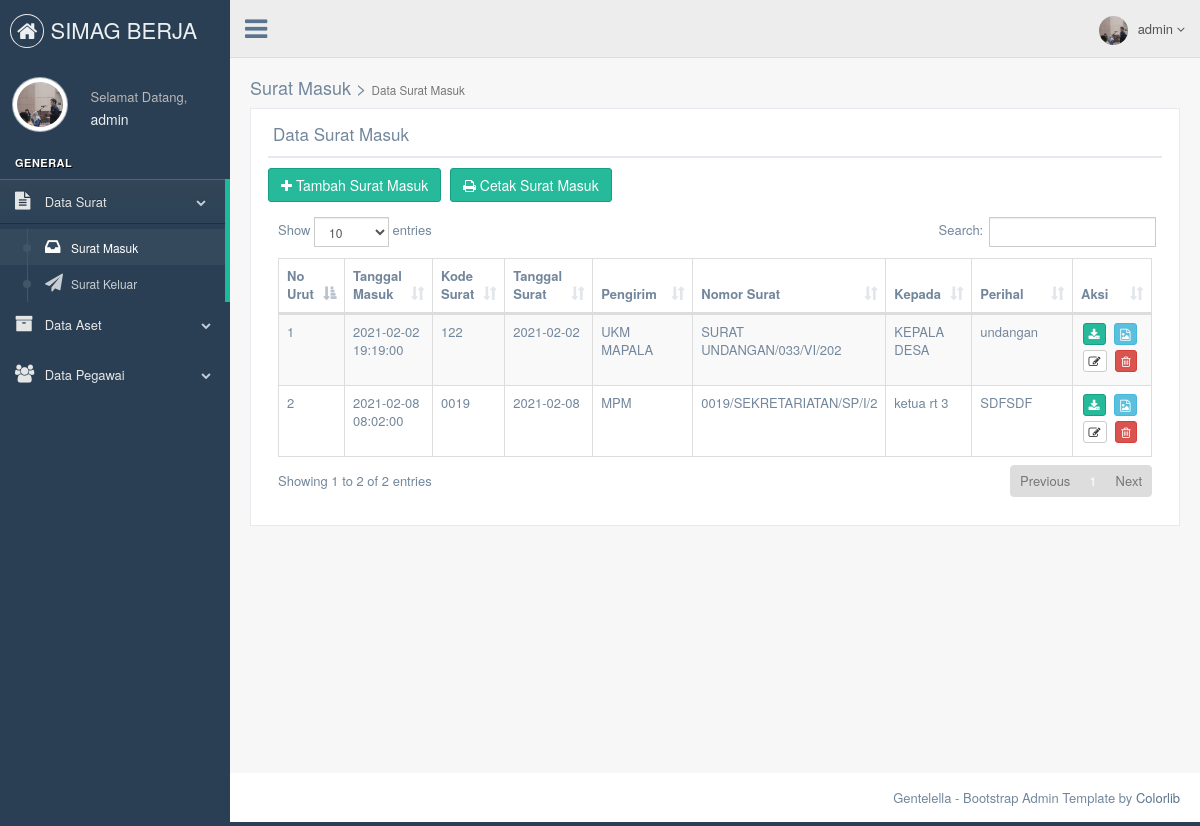
Screenshot of /admin/datasuratmasuk.php (signed in) with the database file from the repository.
### tables this page shows
CREATE TABLE `tb_suratmasuk` (
  `id_suratmasuk` int(11) NOT NULL,
  `tanggalmasuk_suratmasuk` datetime NOT NULL DEFAULT current_timestamp(),
  `kode_suratmasuk` varchar(10) NOT NULL,
  `nomorurut_suratmasuk` varchar(7) NOT NULL,
  `nomor_suratmasuk` varchar(25) NOT NULL,
  `tanggalsurat_suratmasuk` date NOT NULL,
  `pengirim` varchar(255) NOT NULL,
  `kepada_suratmasuk` varchar(255) NOT NULL,
  `perihal_suratmasuk` text NOT NULL,
  `file_suratmasuk` varchar(255) NOT NULL,
  `operator` varchar(50) NOT NULL,
  `tanggal_entry` datetime NOT NULL DEFAULT current_timestamp(),
  `disposisi1` varchar(50) NOT NULL,
  `tanggal_disposisi1` datetime NOT NULL DEFAULT current_timestamp()
);

### admin/datasuratmasuk.php (the view, shortened to what this page needs)
<!DOCTYPE html>
<html lang="en">
  <head>
    <link href="../assets/vendors/bootstrap/dist/css/bootstrap.min.css" rel="stylesheet">
    <link href="../assets/vendors/font-awesome/css/font-awesome.min.css" rel="stylesheet">
    <link href="../assets/vendors/nprogress/nprogress.css" rel="stylesheet">
    <link href="../assets/vendors/iCheck/skins/flat/green.css" rel="stylesheet">
    <link href="../assets/vendors/datatables.net-bs/css/dataTables.bootstrap.min.css" rel="stylesheet">
    <link href="../assets/vendors/datatables.net-buttons-bs/css/buttons.bootstrap.min.css" rel="stylesheet">
    <link href="../assets/vendors/datatables.net-fixedheader-bs/css/fixedHeader.bootstrap.min.css" rel="stylesheet">
    <link href="../assets/vendors/datatables.net-responsive-bs/css/responsive.bootstrap.min.css" rel="stylesheet">
    <link href="../assets/vendors/datatables.net-scroller-bs/css/scroller.bootstrap.min.css" rel="stylesheet">
    <link href="../assets/build/css/custom.min.css" rel="stylesheet">
  </head>
  <body class="nav-md">
    <div class="container body">
      <div class="main_container">
        <?php
        include("sidebarmenu.php");
        ?>
        <?php
        include("header.php");
        ?>
        <div class="right_col" role="main">
          <div class="">
            <div class="page-title">
              <div class="title_right">
                <h2>Surat Masuk > <small>Data Surat Masuk</small></h2>
              </div>
            </div>
            <div class="clearfix"></div>
            <div class="row">
              <div class="col-md-12 col-sm-12 col-xs-12">
                <div class="x_panel">
                  <div class="x_title">
                    <h2>Data Surat Masuk</h2>
                    <div class="clearfix"></div>
                  </div>
                  <a href="inputsuratmasuk.php"><button type="button" class="btn btn-success"><i class="fa fa-plus"></i> Tambah Surat Masuk</button></a>
                  <a href="cetak_laporansuratmasuk.php"><button type="button" class="btn btn-success"><i class="fa fa-print"></i> Cetak Surat Masuk</button></a>
                  <div class="x_content">
                  <div class="x_content">
                              <?php
                              include '../koneksi/koneksi.php';
                              $sql1  		= "SELECT * FROM tb_suratmasuk order by	id_suratmasuk asc";
                              $query1  	= mysqli_query($db, $sql1);
                              $total		= mysqli_num_rows($query1);
                              if ($total == 0) {
                                echo"<center><h2>Belum Ada Data Surat Masuk</h2></center>";
                              }
                              else{?>
                    <table id="datatable" class="table table-striped table-bordered">
                      <thead>
                        <tr>
                          <th width="3%">No Urut</th>
                          <th width="10%">Tanggal Masuk</th>
                          <th width="3%">Kode Surat</th>
                          <th width="10%">Tanggal Surat</th>
                          <th width="14%">Pengirim</th>
                          <th width="15%">Nomor Surat</th>
                          <th width="10%">Kepada</th>
                          <th width="20%">Perihal</th>
                          <th width="20%">Aksi</th>
                        </tr>
                      </thead>
                      <tbody>
                            <?php
                            while($data = mysqli_fetch_array($query1)){
                              echo'<tr>
                              <td>	'. $data['nomorurut_suratmasuk'].'  	  </td>
                              <td>	'. $data['tanggalmasuk_suratmasuk'].'		</td>
                              <td>	'. $data['kode_suratmasuk'].'	          </td>
                              <td>	'. $data['tanggalsurat_suratmasuk'].'	  </td>
                              <td>	'. $data['pengirim'].'  		            </td>
                              <td>	'. $data['nomor_suratmasuk'].'  		    </td>
                              <td>	'. $data['kepada_suratmasuk'].'		      </td>
                              <td>  '. $data['perihal_suratmasuk'].'        </td>
                              <td style="text-align:center;">
                              <a href= surat_masuk/'.$data['file_suratmasuk'].'><button type="button" title="Unduh File" class="btn btn-success btn-xs"><i class="fa fa-download"></i></button></a>
                              <a href=detail-suratmasuk.php?id_suratmasuk='.$data['id_suratmasuk'].'><button type="button" title="Detail" class="btn btn-info btn-xs"><i class="fa fa-file-image-o"></i></button></a>
                              <a href=editsuratmasuk.php?id_suratmasuk='.$data['id_suratmasuk'].'><button type="button" title="Edit" class="btn btn-default btn-xs"><i class="fa fa-edit"></i></button></a>
                              <a onclick="return konfirmasi()" href="proses/proses_hapussuratmasuk.php?id_suratmasuk='.$data['id_suratmasuk'].'"><button type="button" title="Hapus" class="btn btn-danger btn-xs"><i class="fa fa-trash-o"></i></button></a></td>
                              </tr>';
                            }
                            ?>
                      </tbody>
                    </table>
                   <?php } ?>
                  </div>
                  </div>
                </div>
              </div>
            </div>
          </div>
        </div>
        <footer>
          <div class="pull-right">
            Gentelella - Bootstrap Admin Template by <a href="https://colorlib.com">Colorlib</a>
          </div>
          <div class="clearfix"></div>
        </footer>
      </div>
    </div>
  </body>
</html>

### admin/sidebarmenu.php (shortened to what this page needs)
<?php
	 include '../koneksi/koneksi.php';
			$sql  		= "SELECT * FROM tb_admin where id_admin='".$_SESSION['id']."'";
			$query  	= mysqli_query($db, $sql);
			$data 		= mysqli_fetch_array($query);
?>
        <div class="col-md-3 left_col">
          <div class="left_col scroll-view">
            <div class="navbar nav_title" style="border: 0; background-colour : #20c997;">
              <a href="index.php" class="site_title"><i class="fa fa-home"></i> <span> SIMAG BERJA</span></a>
            </div>
            <div class="profile clearfix">
              <div class="profile_pic">
                <img src="images/<?php echo $data['gambar']; ?>" height="55" width="55" alt="" class="img-circle profile_img">
              </div>
              <div class="profile_info">
                <span>Selamat Datang,</span>
                <h2><?php echo $_SESSION['nama'];?></h2>
              </div>
            </div>
            <br />
            <div id="sidebar-menu" class="main_menu_side hidden-print main_menu">
              <div class="menu_section">
                <h3>General</h3>
                <ul class="nav side-menu">
                  <li><a><i class="fa fa-file-text"></i> Data Surat <span class="fa fa-chevron-down"></span></a>
                    <ul class="nav child_menu">
                      <li><a href="datasuratmasuk.php"><i class="fa  fa-inbox"></i>Surat Masuk</a></li>
                      <li><a href="datasuratkeluar.php"><i class="fa fa-send"></i>Surat Keluar</a></li>
                  </ul>
                  </li>
                  <li><a><i class="fa fa-archive"></i> Data Aset <span class="fa fa-chevron-down"></span></a>
                  </li>
                  <li><a><i class="fa fa-users"></i> Data Pegawai <span class="fa fa-chevron-down"></span></a>
                  </li>
                </ul>
              </div>
            </div>
          </div>
        </div>

### admin/header.php (shortened to what this page needs)
<?php
include '../koneksi/koneksi.php';
$sql  		= "SELECT * FROM tb_admin where id_admin='".$_SESSION['id']."'";
$query  	= mysqli_query($db, $sql);
$data 		= mysqli_fetch_array($query);
?>
        <div class="top_nav">
          <div class="nav_menu" style="background-colour : dogeblue;">
            <nav>
              <div class="nav toggle">
                <a id="menu_toggle"><i class="fa fa-bars"></i></a>
              </div>
              <ul class="nav navbar-nav navbar-right">
                <li class="">
                  <a href="javascript:;" class="user-profile dropdown-toggle" data-toggle="dropdown" aria-expanded="false">
                    <img src="images/<?php echo $data['gambar']; ?>" alt=""><?php echo $_SESSION['nama'];?>
                    <span class=" fa fa-angle-down"></span>
                  </a>
                </li>
              </ul>
            </nav>
          </div>
        </div>

### rows the page displays
tb_suratmasuk: nomorurut_suratmasuk "1", tanggalmasuk_suratmasuk "2021-02-02 19:19:00", kode_suratmasuk "122", tanggalsurat_suratmasuk "2021-02-02", pengirim "UKM MAPALA", nomor_suratmasuk "SURAT UNDANGAN/033/VI/202", kepada_suratmasuk "KEPALA DESA", perihal_suratmasuk "undangan"
tb_suratmasuk: nomorurut_suratmasuk "2", tanggalmasuk_suratmasuk "2021-02-08 08:02:00", kode_suratmasuk "0019", tanggalsurat_suratmasuk "2021-02-08", pengirim "MPM", nomor_suratmasuk "0019/SEKRETARIATAN/SP/I/2", kepada_suratmasuk "ketua rt 3", perihal_suratmasuk "SDFSDF"

### other values shown
$_SESSION['nama'] "admin"
